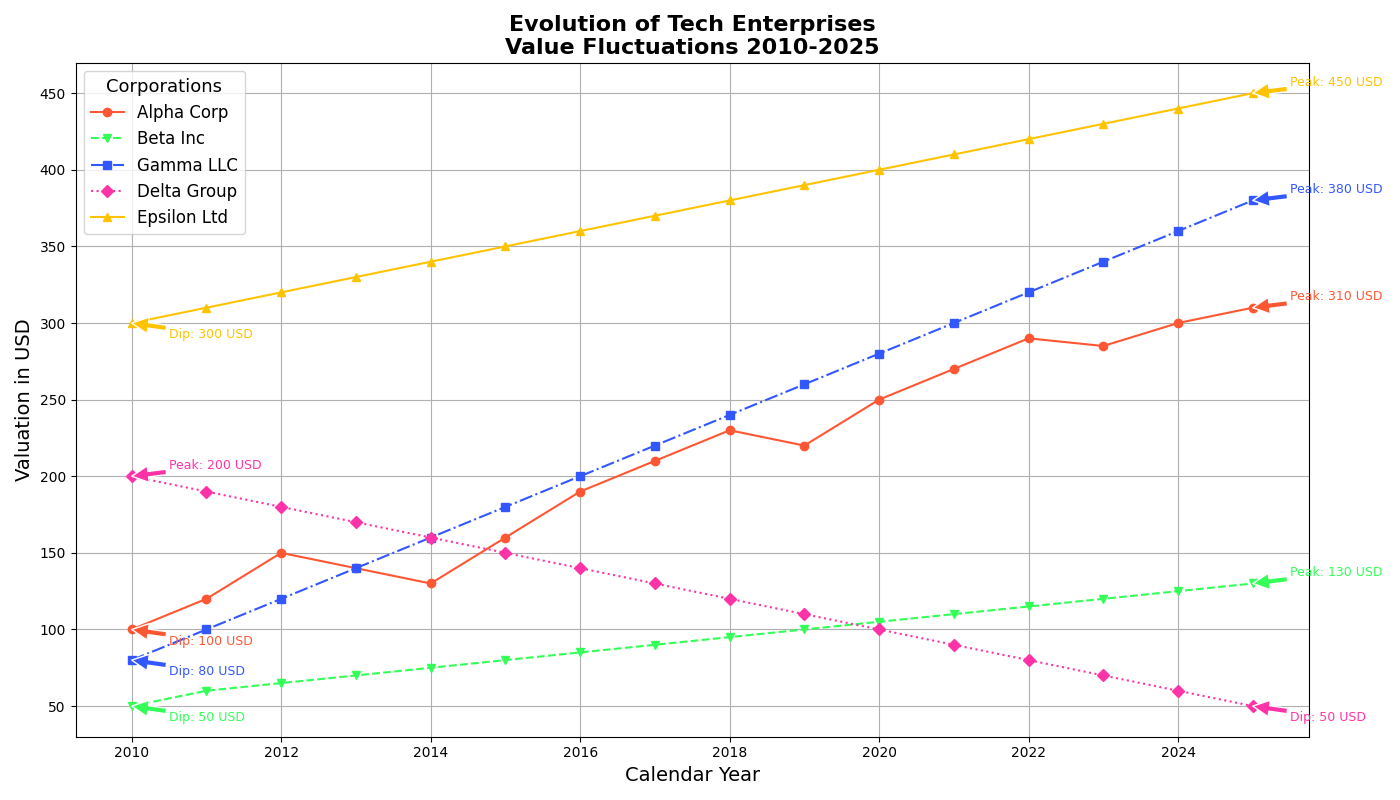

Recreate this plot in Python.
import matplotlib.pyplot as plt
import numpy as np

# Years for the data
years = np.arange(2010, 2026)

# Stock price data (in USD) for tech companies
company_a = np.array([100, 120, 150, 140, 130, 160, 190, 210, 230, 220, 250, 270, 290, 285, 300, 310])
company_b = np.array([50, 60, 65, 70, 75, 80, 85, 90, 95, 100, 105, 110, 115, 120, 125, 130])
company_c = np.array([80, 100, 120, 140, 160, 180, 200, 220, 240, 260, 280, 300, 320, 340, 360, 380])
company_d = np.array([200, 190, 180, 170, 160, 150, 140, 130, 120, 110, 100, 90, 80, 70, 60, 50])
company_e = np.array([300, 310, 320, 330, 340, 350, 360, 370, 380, 390, 400, 410, 420, 430, 440, 450])

# Create the figure and axis for the plot
fig, ax = plt.subplots(figsize=(14, 8))

# Line plots for each company's stock prices
ax.plot(years, company_a, marker='o', linestyle='-', color='#FF5733', label='Alpha Corp')
ax.plot(years, company_b, marker='v', linestyle='--', color='#33FF57', label='Beta Inc')
ax.plot(years, company_c, marker='s', linestyle='-.', color='#3357FF', label='Gamma LLC')
ax.plot(years, company_d, marker='D', linestyle=':', color='#FF33A8', label='Delta Group')
ax.plot(years, company_e, marker='^', linestyle='-', color='#FFC300', label='Epsilon Ltd')

# Titles, labels and legends
ax.set_title('Evolution of Tech Enterprises\nValue Fluctuations 2010-2025', fontsize=16, weight='bold')
ax.set_xlabel('Calendar Year', fontsize=14)
ax.set_ylabel('Valuation in USD', fontsize=14)
ax.legend(title='Corporations', fontsize=12, title_fontsize='13')
ax.grid(True)

# Annotating the highest and lowest points for each company
def annotate_extreme_points(years, prices, ax, color):
    max_idx = np.argmax(prices)
    min_idx = np.argmin(prices)
    ax.annotate(f'Peak: {prices[max_idx]} USD', xy=(years[max_idx], prices[max_idx]), xytext=(years[max_idx]+0.5, prices[max_idx]+5),
                arrowprops=dict(facecolor=color, edgecolor='white'), fontsize=9, color=color)
    ax.annotate(f'Dip: {prices[min_idx]} USD', xy=(years[min_idx], prices[min_idx]), xytext=(years[min_idx]+0.5, prices[min_idx]-10),
                arrowprops=dict(facecolor=color, edgecolor='white'), fontsize=9, color=color)

# Annotate extreme points for each company
annotate_extreme_points(years, company_a, ax, '#FF5733')
annotate_extreme_points(years, company_b, ax, '#33FF57')
annotate_extreme_points(years, company_c, ax, '#3357FF')
annotate_extreme_points(years, company_d, ax, '#FF33A8')
annotate_extreme_points(years, company_e, ax, '#FFC300')

# Adjust layout to prevent clipping
plt.tight_layout()

# Show the plot
plt.show()
